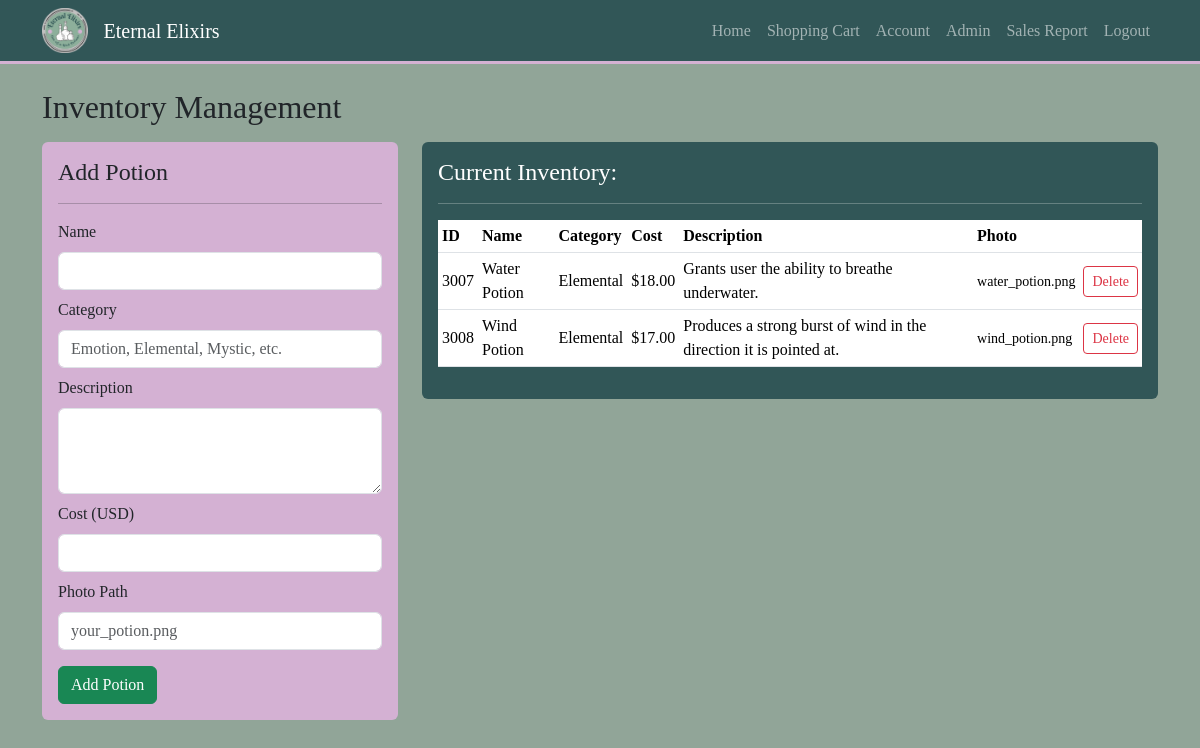
The page /admin/inventory (signed in) on the database its author committed.
### tables this page shows
CREATE TABLE Inventory_T (
    ItemID            INTEGER      PRIMARY KEY,
    PotionName        TEXT,
    PotionCategory    TEXT,
    PotionDescription TEXT,
    PotionCost        REAL,
    PotionPhoto       TEXT,
    IsSold            INTEGER      NOT NULL DEFAULT 0   -- 0 = available, 1 = sold
);

### admin.py (the view)
@admin_bp.route("/inventory", methods=["GET"])
def inventory_admin():
    if not _require_admin():
        return redirect(url_for("shop.shop_home"))
    items = get_all_inventory()
    return render_template("admin_inventory.html", items=items)

### admin.py (called while the page is built)
def _require_admin():
    user_type = session.get("user_type")
    if user_type != "Admin":
        flash("Admin access required.")
        return False
    return True

### db.py (called while the page is built)
def get_connection():
    conn = sqlite3.connect(DB_PATH)
    conn.row_factory = sqlite3.Row
    conn.execute("PRAGMA foreign_keys = ON")
    return conn

def get_all_inventory():
    conn = get_connection()
    cur = conn.cursor()
    cur.execute(
        """
        SELECT i.ItemID,
               i.PotionName,
               i.PotionCategory,
               i.PotionDescription,
               i.PotionCost,
               i.PotionPhoto
        FROM Inventory_T AS i
        WHERE NOT EXISTS (
            SELECT 1
            FROM BillInventoryItem_T AS bi
            WHERE bi.ItemID = i.ItemID
        )
        ORDER BY i.PotionCost DESC
        """
    )
    rows = cur.fetchall()
    conn.close()
    return rows

### templates/admin_inventory.html (shortened to what this page needs)
<!DOCTYPE html>
<html lang="en">
<head>
    <link rel="stylesheet" href="{{ url_for('static', filename='css/styles.css') }}">
    <link href="https://cdn.jsdelivr.net/npm/bootstrap@5.3.8/dist/css/bootstrap.min.css" rel="stylesheet"
>
</head>
<body style="background-color: rgb(145,165,152); font-family: cursive;">
<nav class="navbar navbar-expand-md navbar-dark navbar-ee">
    <div class="container">
        <img src="{{ url_for('static', filename='images/favicon.png') }}"
         alt="logo"
         class="me-3 brand-logo">
        <a href="{{ url_for('shop.shop_home') }}" class="navbar-brand" style="font-family: cursive;">
            Eternal Elixirs
        </a>
        <div class="collapse navbar-collapse" id="navmenu">
            <ul class="navbar-nav ms-auto">
                <li class="nav-item">
                    <a href="{{ url_for('shop.shop_home') }}" class="nav-link">Home</a>
                </li>
                <li class="nav-item">
                    <a href="{{ url_for('cart.view_cart') }}" class="nav-link">Shopping Cart</a>
                </li>
                {% if session.get("user_id") %}
                    <li class="nav-item">
                        <a href="{{ url_for('auth.account') }}" class="nav-link">Account</a>
                    </li>
                    {% if session.get("user_type") == "Admin" %}
                        <li class="nav-item">
                            <a href="{{ url_for('admin.dashboard') }}" class="nav-link">Admin</a>
                        </li>
                        <li class="nav-item">
                            <a href="{{ url_for('admin.sales_report') }}" class="nav-link">Sales Report</a>
                        </li>
                    {% endif %}
                    <li class="nav-item">
                        <a href="{{ url_for('auth.logout') }}" class="nav-link">Logout</a>
                    </li>
                {% endif %}
            </ul>
        </div>
    </div>
</nav>
<div class="container my-4">
    <h2 class="mb-3">Inventory Management</h2>
    <div class="row g-4">
        <div class="col-12 col-lg-4">
            <div class="p-3 rounded" style="background-color:#d4b1d3;">
                <h4>Add Potion</h4>
                <hr>
                <form method="POST" action="{{ url_for('admin.inventory_add') }}">
                    <div class="mb-2">
                        <label class="form-label" for="name">Name</label>
                        <input type="text" class="form-control" id="name" name="name">
                    </div>
                    <div class="mb-2">
                        <label class="form-label" for="category">Category</label>
                        <input type="text" class="form-control" id="category" name="category"
                               placeholder="Emotion, Elemental, Mystic, etc.">
                    </div>
                    <div class="mb-2">
                        <label class="form-label" for="description">Description</label>
                        <textarea class="form-control" id="description" name="description" rows="3"></textarea>
                    </div>
                    <div class="mb-2">
                        <label class="form-label" for="cost">Cost (USD)</label>
                        <input type="number" step="0.01" class="form-control" id="cost" name="cost">
                    </div>
                    <div class="mb-3">
                        <label class="form-label" for="photo">Photo Path</label>
                        <input type="text" class="form-control" id="photo" name="photo"
                               placeholder="your_potion.png">
                    </div>
                    <button type="submit" class="btn btn-success">Add Potion</button>
                </form>
            </div>
        </div>
        <div class="col-12 col-lg-8">
            <div class="p-3 rounded" style="background-color: #315657; color: white">
                <h4>Current Inventory:</h4>
                <hr>
                {% if items %}
                    <div class="table-responsive">
                        <table class="table table-sm align-middle">
                            <thead>
                                <tr>
                                    <th>ID</th>
                                    <th>Name</th>
                                    <th>Category</th>
                                    <th>Cost</th>
                                    <th>Description</th>
                                    <th>Photo</th>
                                    <th></th>
                                </tr>
                            </thead>
                            <tbody>
                                {% for item in items %}
                                <tr>
                                    <td>{{ item["ItemID"] }}</td>
                                    <td>{{ item["PotionName"] }}</td>
                                    <td>{{ item["PotionCategory"] }}</td>
                                    <td>${{ "%.2f"|format(item["PotionCost"]) }}</td>
                                    <td>{{ item["PotionDescription"] }}</td>
                                    <td>
                                        {% if item["PotionPhoto"] %}
                                            <small>{{ item["PotionPhoto"] }}</small>
                                        {% else %}
                                            <small>No image</small>
                                        {% endif %}
                                    </td>
                                    <td>
                                        <form method="POST"
                                              action="{{ url_for('admin.inventory_delete', item_id=item['ItemID']) }}">
                                            <button type="submit" class="btn btn-sm btn-outline-danger">
                                                Delete
                                            </button>
                                        </form>
                                    </td>
                                </tr>
                                {% endfor %}
                            </tbody>
                        </table>
                    </div>
                {% else %}
                    <p>No inventory items yet.</p>
                {% endif %}
            </div>
        </div>
    </div>
</div>
</body>
</html>

### static/css/styles.css (style rules this page uses)
body { background-color: #91a598; font-family: system-ui, -apple-system, BlinkMacSystemFont, "Segoe UI", sans-serif; }
.navbar-ee { background-color: #315657; border-bottom: 3px solid #d4b1d3; }
.brand-logo { height: 45px; width: auto; }

### rows shown on the page
Inventory_T: ItemID "3007", PotionName "Water Potion", PotionCategory "Elemental", PotionCost "18.00", PotionDescription "Grants user the ability to breathe underwater.", PotionPhoto "water_potion.png"
Inventory_T: ItemID "3008", PotionName "Wind Potion", PotionCategory "Elemental", PotionCost "17.00", PotionDescription "Produces a strong burst of wind in the direction it is pointed at.", PotionPhoto "wind_potion.png"
